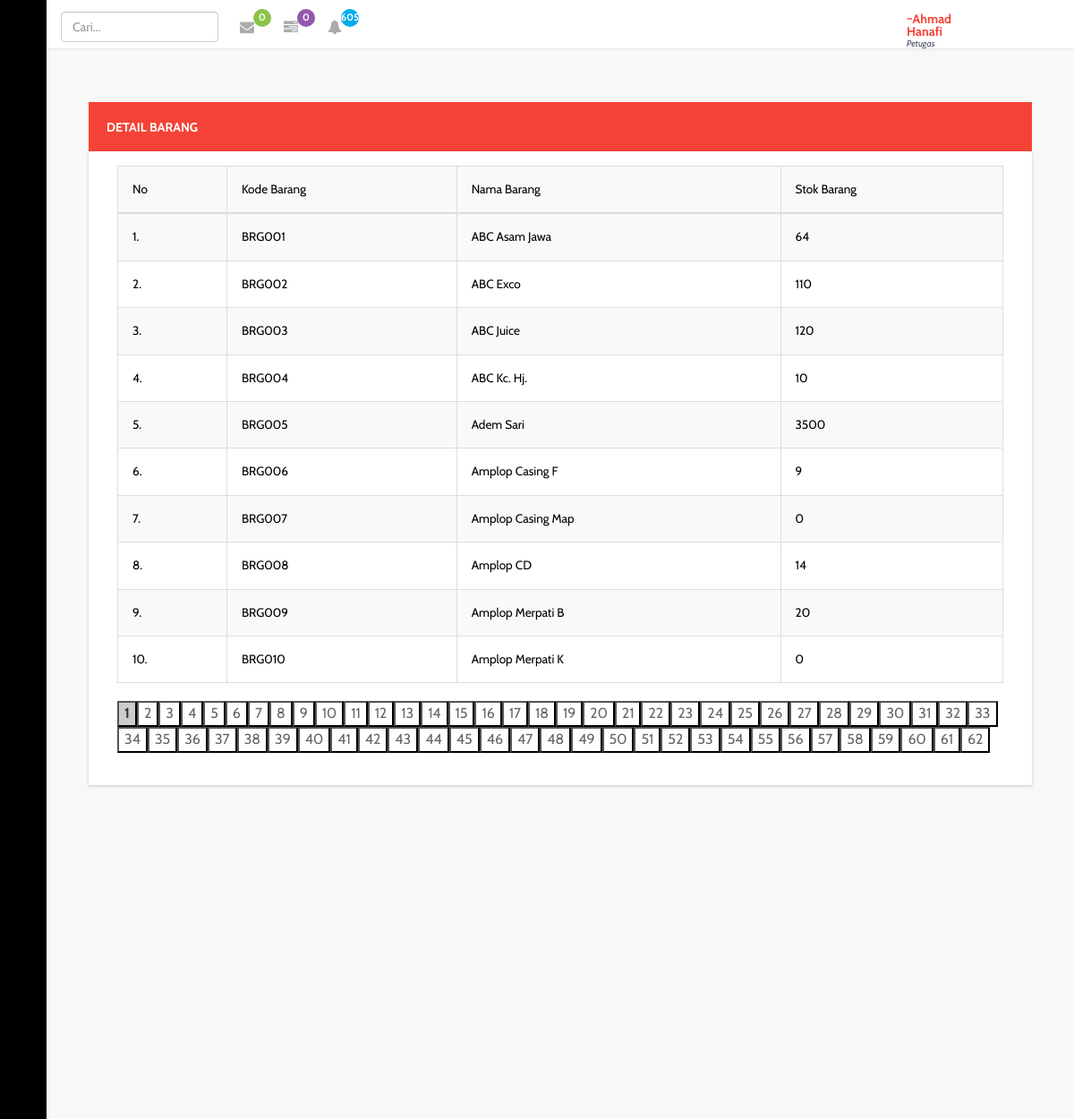
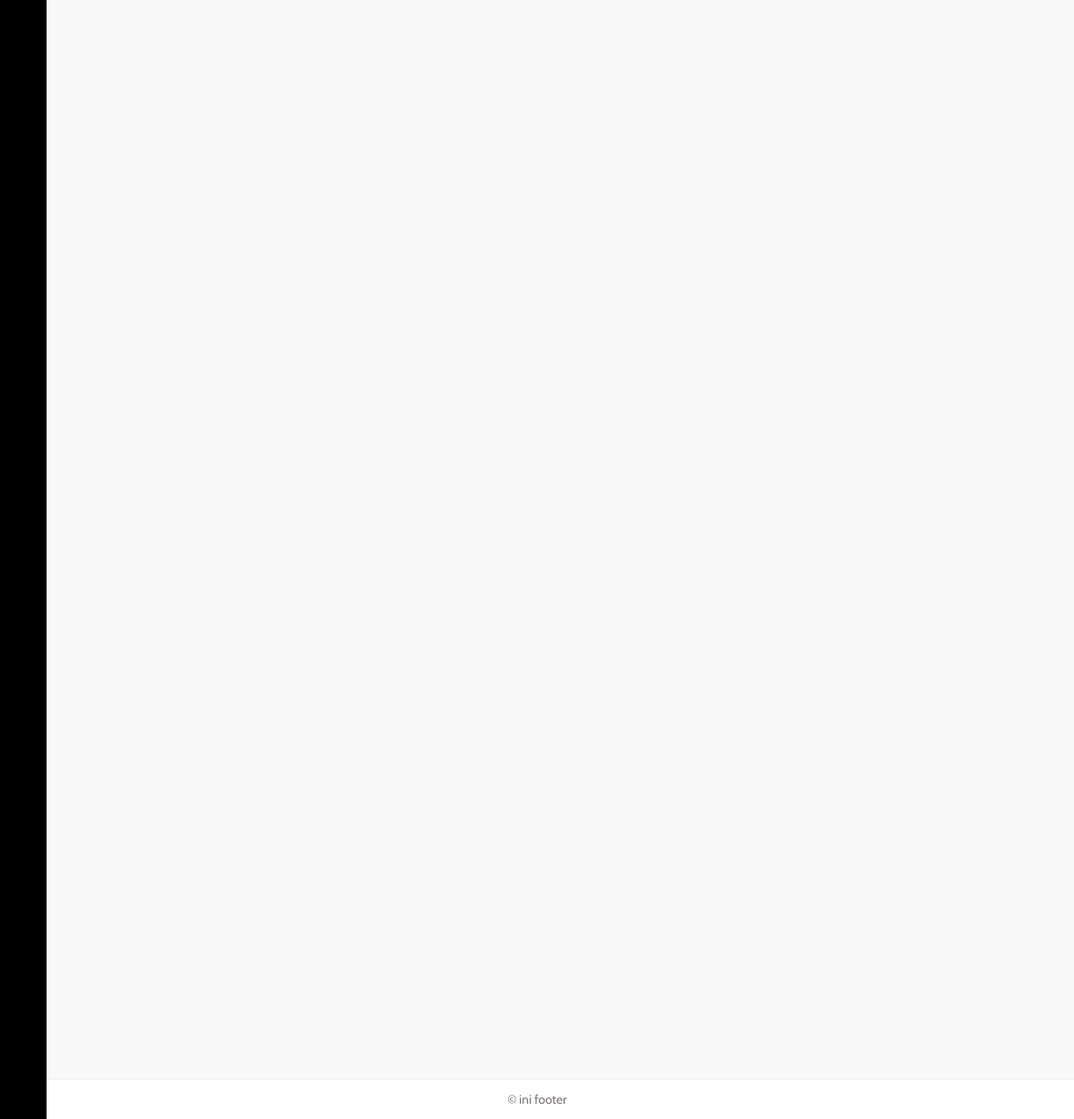
Page /officer/index.php?page=udtbarang (signed in) on the committed database (2 pictures, top to bottom).
### tables this page shows
CREATE TABLE `user` (
  `id_ptgs` varchar(20) NOT NULL,
  `nm_ptgs` varchar(20) NOT NULL,
  `jk` char(1) NOT NULL,
  `passwd` varchar(255) NOT NULL,
  `almt` varchar(255) NOT NULL,
  `no_tlp` varchar(13) NOT NULL,
  `lvl` int(11) NOT NULL
);

CREATE TABLE `tb_brg` (
  `kd_brg` varchar(30) NOT NULL,
  `nm_brg` varchar(30) NOT NULL,
  `hrg_bli` int(11) NOT NULL,
  `hrg_jwl` int(11) NOT NULL,
  `stk` int(11) NOT NULL,
  `expr` date NOT NULL,
  `status` int(11) NOT NULL
);

### models/m_dttrans.php (called while the page is built, shortened)
<?php
class TransMasuk {
	private $mysqli;
	function __construct($conn) {
		$this->mysqli = $conn;
	}
	public function tampilnot () {
		$db = $this->mysqli->conn;
		$sql = "SELECT transbrg_msk.transbrg_msk, transbrg_msk.hrg, transbrg_msk.jmlh, transbrg_msk.jmlhesc,  transbrg_msk.satuan, transbrg_msk.expr, tb_brg.kd_brg, tb_brg.nm_brg, trans_msk.nm_supp, trans_msk.almtsupp, trans_msk.tlpsup, datediff(current_date(), transbrg_msk.expr) as selisih FROM transbrg_msk INNER JOIN trans_msk on transbrg_msk.transmsk=trans_msk.transmsk JOIN tb_brg ON transbrg_msk.kd_brg=tb_brg.kd_brg WHERE datediff(current_date(), transbrg_msk.expr) >= -7 and datediff(current_date(), transbrg_msk.expr) <=7 and transbrg_msk.jmlhesc > 0";
		$query = $db->query($sql) or die ($db->error);
		return $query;
	}
}
?>

### models/m_trans.php (called while the page is built, shortened)
<?php
class Trans {
	private $mysqli;
	function __construct($conn) {
		$this->mysqli = $conn;
	}
	public function tampilnot ($id = null) {
		$db = $this->mysqli->conn;
		$sql = "SELECT `transmsk`,`nm_supp`,`almtsupp`,`tlpsup`,`tottrans`,`byr`,`tempo`,`tgltrans`, datediff(current_date(), tempo) as selisih FROM `trans_msk` WHERE byr='Piutang' AND tempo >= current_date()";
		$query = $db->query($sql) or die ($db->error);
		return $query;
	}
}
?>

### models/m_barang.php (called while the page is built, shortened)
<?php
class Barang {
	private $mysqli;
	function __construct($conn) {
		$this->mysqli = $conn;
	}
	public function tampil ($id = null) {
		$db = $this->mysqli->conn;
		$sql = "SELECT * FROM tb_brg";
		$query = $db->query($sql) or die ($db->error);
		return $query;
	}
	public function tampilnotv2 ($istk) {
		$db = $this->mysqli->conn;
		$sql = "SELECT * FROM tb_brg";
		if ($istk != null) {
		$sql .= " WHERE stk <= $istk";
		}
		$query = $db->query($sql) or die ($db->error);
		return $query;
	}
	public function tampillimit ($posisi,$batas) {
		$db = $this->mysqli->conn;
		$sql = "SELECT * FROM tb_brg LIMIT $posisi, $batas";
		$query = $db->query($sql) or die ($db->error);
		return $query;
	}
}
?>

### views/udtbarang.php (the view, shortened to what this page needs)
<?php
$brg = new Barang($connection);
?>
<div class="graphs">
	<div class="col-lg-12">
		<div class="panel panel-warning" data-widget="{&quot;draggable&quot;: &quot;false&quot;}" data-widget-static="">
			<div class="panel-heading">
				<h2>Detail Barang</h2>
			</div>
			<div class="panel-body no-padding" style="display: block;">
				<div class="table-responsive">
					<table class="table table-bordered table-hover table-striped">
						<tr>
							<td>No</td>
							<td>Kode Barang</td>
							<td>Nama Barang</td>
							<td>Stok Barang</td>
						</tr>
						<tbody id="carit">
						<?php
						$batas=10;
						$hal=@$_GET['hal'];
						if(empty($hal)){
							$posisi = 0;
							$hal = 1;
						} else {
							$posisi = ($hal - 1)* $batas;
						}
						$no = $posisi +1;
						$tampil = $brg->tampillimit($posisi,$batas);
						while($data = $tampil->fetch_object()){
							?>
							<tr>
								<td><?php echo $no++."."; ?></td>
								<td><?php echo $data->kd_brg; ?></td>
								<td><?php echo $data->nm_brg; ?></td>
								<td><?php echo $data->stk; ?></td>
							</tr>
							<?php
						}
						?>
						</tbody>
					</table>
				</div>
				<div class="pagination">
					<?php
					$baris=$brg->tampil();
					$jml=mysqli_num_rows($baris);
					$jml_hal = ceil($jml/$batas);
					for ($i=1; $i<=$jml_hal ; $i++){
						if($i != $hal){
							echo "<a href='?page=udtbarang&hal=$i'><button style='background-color:#fff; border:1px solid:#666; color:#666'>$i</button></a>";
						}else{
							echo "<button style='background-color:#ccc; border:1px solid:#000;'><b>$i</b></button></a>";
						}
					} ?>
				</div>
			</div>
		</div>
	</div>
</div>

### officer/index.php (shortened to what this page needs)
<?php
require_once('../config/_koneksi.php');
include "../models/m_barang.php";
include "../models/m_dttrans.php";
include "../models/m_trans.php";
$connection = new Database ($host, $user, $pass, $database);
$brgs = new Barang($connection);
$Transins = new TransMasuk($connection);
$Mskcek = new Trans($connection);
?>
<!DOCTYPE HTML>
<html>
<head>
	<link href="../assets/css/bootstrap.min.css" rel='stylesheet' type='text/css' />
	<link href="../assets/css/style.css" rel='stylesheet' type='text/css' />
	<link href="../assets/css/font-awesome.css" rel="stylesheet">
	<link rel="stylesheet" href="../assets/css/icon-font.min.css" type='text/css' />
	<link href="../assets/css/animate.css" rel="stylesheet" type="text/css" media="all">
</head>
<body class="sticky-header left-side-collapsed" onload="initMap()">
	<section>
		<div class="left-side sticky-left-side">
			<div class="logo-icon text-center">
				<a href="?page=dashboard"><i class="lnr lnr-home"></i> </a>
			</div>
			<div class="left-side-inner">
				<ul class="nav nav-pills nav-stacked custom-nav">
					<li class="menu-list">
						<a href="#"><i class="lnr lnr-cart"></i>
							<span>Pemasukan</span></a>
						</li>
						<li class="menu-list">
							<a href="#"><i class="lnr lnr-upload"></i>
								<span>Pengeluaran</span></a>
							</li>
							<li class="menu-list"><a href="#"><i class="lnr lnr-book"></i> <span>Barang</span></a>
							</li>
						</ul>
					</div>
				</div>
				<div class="main-content main-content2 main-content2copy">
					<div class="header-section">
						<div class="menu-right">
							<div class="user-panel-top">
								<div class="profile_details_left">
									<ul class="nofitications-dropdown">
										<li class="login_box" id="loginContainer">
														<input class="form-control" placeholder="Cari..." type="text" id="cari">
										</li>
										<li class="dropdown">
											<a href="#" class="dropdown-toggle" data-toggle="dropdown" aria-expanded="false">
												<?php
												$pesans = $Transins->tampilnot();
												$cekin = mysqli_num_rows($pesans);
												?>
												<i class="fa fa-envelope"></i><span class="badge"><?php echo $cekin; ?></span></a>
											</li>
											<li class="dropdown">
												<a href="#" class="dropdown-toggle" data-toggle="dropdown" aria-expanded="false">
													<?php
													$tampilutng = $Mskcek->tampilnot();
													$cekutng = mysqli_num_rows($tampilutng);
													?>
													<i class="fa fa-tasks"></i><span class="badge blue1"><?php echo $cekutng; ?></span></a>
												</li>
												<li class="dropdown">
													<a href="#" class="dropdown-toggle" data-toggle="dropdown" aria-expanded="false">
														<?php
														$istk=10;
														$tampils = $brgs->tampilnotv2($istk);
														$cekbrgs = mysqli_num_rows($tampils);
														?>
														<i class="fa fa-bell"></i><span class="badge blue"><?php echo $cekbrgs; ?></span></a>
													</li>
												</ul>
											</div>
											<div class="profile_details">
												<ul>
													<li class="dropdown profile_details_drop">
														<a href="#" class="dropdown-toggle" data-toggle="dropdown" aria-expanded="false">
															<div class="profile_img">
																<span style="background:url(../assets/images/149071v2j.png) no-repeat center"> </span>
																<div class="user-name">
																	<?php
																	$u=$_SESSION['username'];
																	$db=mysqli_connect($host,$user,$pass,$database);
																	$sql = "SELECT * FROM user WHERE id_ptgs='$u'";
																	$result=mysqli_query($db,$sql);
																	$row = mysqli_fetch_array($result,MYSQLI_ASSOC);
																	?>
																	<p><?php echo "~".$row['nm_ptgs']?><span>Petugas</span></p>
																</div>
																<i class="lnr lnr-chevron-down"></i>
																<div class="clearfix"></div>
															</div>
														</a>
													</li>
													<div class="clearfix"> </div>
												</ul>
											</div>
					<div class="clearfix"></div>
				</div>
			</div>
		</div>
		<div id="page-wrapper" style="height: 2450px">
			<?php
			if(@$_GET['page']=='dashboard' || @$_GET['page']==''){
				include "../views/dashboard.php";
			}else if(@$_GET['page']=='udtbarang'){
				include "../views/udtbarang.php";
			}else if(@$_GET['page']=='ubarang'){
				include "../views/ubarang.php";
			}else if(@$_GET['page']=='uprofile'){
				include "../views/uprofile.php";
			}else if(@$_GET['page']=='utrbrgmsk'){
				include "../views/utrbrgmsk.php";
			}else if(@$_GET['page']=='udttransmsk'){
				include "../views/udttransmsk.php";
			}else if(@$_GET['page']=='dttransklr'){
				include "../views/dttransklr.php";
			}else if(@$_GET['page']=='udtilpnglran'){
				include "../views/udtilpnglran.php";
			}else if(@$_GET['page']=='dtbrgexpr'){
				include "../views/dtbrgexpr.php";
			}else if(@$_GET['page']=='transklran'){
				include "../views/transklran.php";
			}else if(@$_GET['page']=='transmskan'){
				include "../views/transmskan.php";
			}else if(@$_GET['page']=='udtputng'){
				include "../views/udtputng.php";
			}else if(@$_GET['page']=='dtmngusr'){
				include "../views/dtmngusr.php";
			}else if(@$_GET['page']=='udtbarangstk'){
				include "../views/udtbarangstk.php";
			}
			?>
		</div>
	</div>
	<footer>
		<p>&copy ini footer</p>
	</footer>
</section>
</body>
</html>

### rows in the picture
user: nm_ptgs "Ahmad Hanafi"
tb_brg: kd_brg "BRG001", nm_brg "ABC Asam Jawa", stk "64"
tb_brg: kd_brg "BRG002", nm_brg "ABC Exco", stk "110"
tb_brg: kd_brg "BRG003", nm_brg "ABC Juice", stk "120"
tb_brg: kd_brg "BRG004", nm_brg "ABC Kc. Hj.", stk "10"
tb_brg: kd_brg "BRG005", nm_brg "Adem Sari", stk "3500"
tb_brg: kd_brg "BRG006", nm_brg "Amplop Casing F", stk "9"
tb_brg: kd_brg "BRG007", nm_brg "Amplop Casing Map", stk "0"
tb_brg: kd_brg "BRG008", nm_brg "Amplop CD", stk "14"
tb_brg: kd_brg "BRG009", nm_brg "Amplop Merpati B", stk "20"
tb_brg: kd_brg "BRG010", nm_brg "Amplop Merpati K", stk "0"

### other values in the picture
$cekin "0"
$cekutng "0"
$cekbrgs "605"
